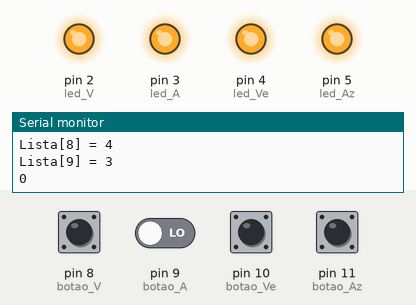
A sketch run on a simulated Arduino Uno, built with avr-gcc and run on an emulated ATmega328P. Shown: output pins drawn as LEDs (lit = HIGH), the last lines printed to the serial monitor. Dashed ring = blinking. Inputs (shaded band) come from the test bench; at power-on: pin 8 (botao_V), pin 9 (botao_A), pin 10 (botao_Ve), pin 11 (botao_Az) LOW. Random numbers use the default seed unless the sketch sets one.

Above: at 3.2 s.
3.3 s: pin 9 (botao_A) driven HIGH
At 3.45 s:
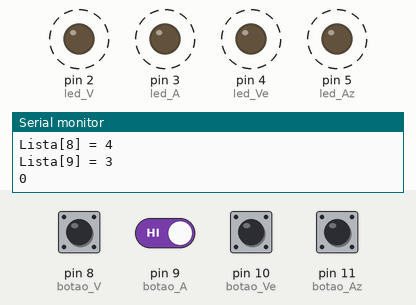
7.5 s: pin 8 (botao_V) pulled HIGH for 0.85 s
At 12.4 s:
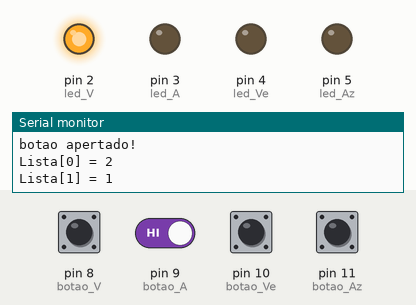
12.5 s: pin 8 (botao_V) driven HIGH and pin 9 (botao_A) driven LOW
16.7 s: pin 8 (botao_V) driven LOW
At 19.4 s:
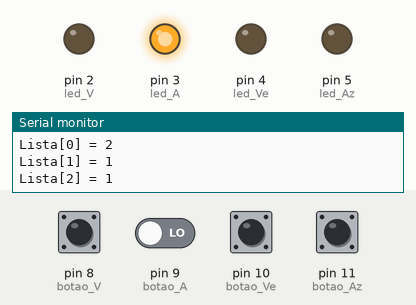
20.2 s: pin 8 (botao_V) driven HIGH
Timing chart, 0 to 24.5 s (numbered marks = the images above; inputs shaded):
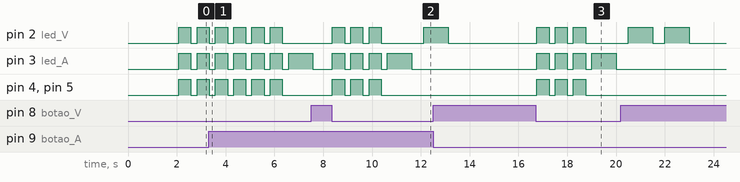

The sketch:

Genius.ino
```cpp
/***************************************************************/
/* Centro de Informática - Universidade Federal da Paraíba     */
/* Discente: Wagner Dantas Garcia - wagnergarcia@cc.ci.ufpb.br */
/* Data de Criação: 16/06/2019                                 */
/***************************************************************/
/* Robô com 3 Sensores Ultrasonico                             */
/***************************************************************/

/* Define os Pinos */

#define led_V 2   // LED Vermelho
#define led_A 3   // LED Ammarelo
#define led_Ve 4  // LED Verde
#define led_Az 5  // LED Azul

#define botao_V 8   // Botao Vermelho
#define botao_A 9   // Botao Amarelo
#define botao_Ve 10 // Botao verde
#define botao_Az 11 // Botao Azul

/* Define as Variaveis Globais */
int lista[10];
int listaAux[10];
int cont;
bool botao = false;

void setup() {
  // put your setup code here, to run once:
  pinMode(botao_V, INPUT);
  pinMode(botao_A, INPUT);
  pinMode(botao_Ve, INPUT);
  pinMode(botao_Az, INPUT);
  pinMode(led_V, OUTPUT);
  pinMode(led_A, OUTPUT);
  pinMode(led_Ve, OUTPUT);
  pinMode(led_Az, OUTPUT);
  Serial.begin(9600);
  randomSeed(analogRead(0));
  for (int i = 0; i < 10; i++) {
    lista[i] = random(1, 5);
    Serial.print("Lista[");
    Serial.print(i);
    Serial.print("] = ");
    Serial.println(lista[i]);
  }
  delay(2000);
}

void loop() {
  Serial.println(digitalRead(botao_A));
  if ((digitalRead(botao_V) == HIGH) && (cont < 10)){
    listaAux[cont] = 1;
    cont++;
  }
  else if ((digitalRead(botao_A) == HIGH) && (cont < 10)){
    listaAux[cont] = 2;
    cont++;
  }
  else if ((digitalRead(botao_Ve) == HIGH) && (cont < 10)) {
    listaAux[cont] = 3;
    cont++;
  }
  else if ((digitalRead(botao_Az) == HIGH) && (cont < 10)) {
    listaAux[cont] = 4;
    cont++;
  }
  while ((digitalRead(botao_V) == HIGH) || (digitalRead(botao_Az) == HIGH) || (digitalRead(botao_Ve) == HIGH) || (digitalRead(botao_Az) == HIGH)){
    Serial.println("botao apertado!");
  }
  for (int i = 0; i < cont; i++){
      Serial.print("Lista[");
      Serial.print(i);
      Serial.print("] = ");
      Serial.println(listaAux[i]);
    }

    for (int i = 0; i < 3; i++) {
    digitalWrite(led_V, HIGH);
    digitalWrite(led_A, HIGH);
    digitalWrite(led_Ve, HIGH);
    digitalWrite(led_Az, HIGH);
    delay(500);
    digitalWrite(led_V, LOW);
    digitalWrite(led_A, LOW);
    digitalWrite(led_Ve, LOW);
    digitalWrite(led_Az, LOW);
    delay(250);
    }
    for (int i = 0; i < cont; i++) {
    switch (listaAux[i]) {
      case 1:
        digitalWrite(led_V, HIGH);
        break;
      case 2:
        digitalWrite(led_A, HIGH);
        break;
      case 3:
        digitalWrite(led_Ve, HIGH);
        break;
      case 4:
        digitalWrite(led_Az, HIGH);
        break;
    }
    delay(1000);
    digitalWrite(led_V, LOW);
    digitalWrite(led_A, LOW);
    digitalWrite(led_Ve, LOW);
    digitalWrite(led_Az, LOW);
    delay(500);
    }

}
```

Measured:
- after the input at 16.7 s, pin 2 (led_V), pin 4 (led_Ve), pin 5 (led_Az): alternates HIGH for 0.50 s and LOW for 0.25 s, 6 changes in all, then stays LOW, starting after 0.06 s; pin 3 (led_A): goes 3 × (HIGH 0.50 s, LOW 0.25 s), HIGH 1.0 s, then LOW, starting after 0.06 s
- by itself, pin 2 (led_V): repeats every 0.75 s: LOW 0.25 s, HIGH 0.50 s
- by itself, pin 4 (led_Ve), pin 5 (led_Az): alternates HIGH for 0.50 s and LOW for 0.25 s, 6 changes in all, then stays LOW
